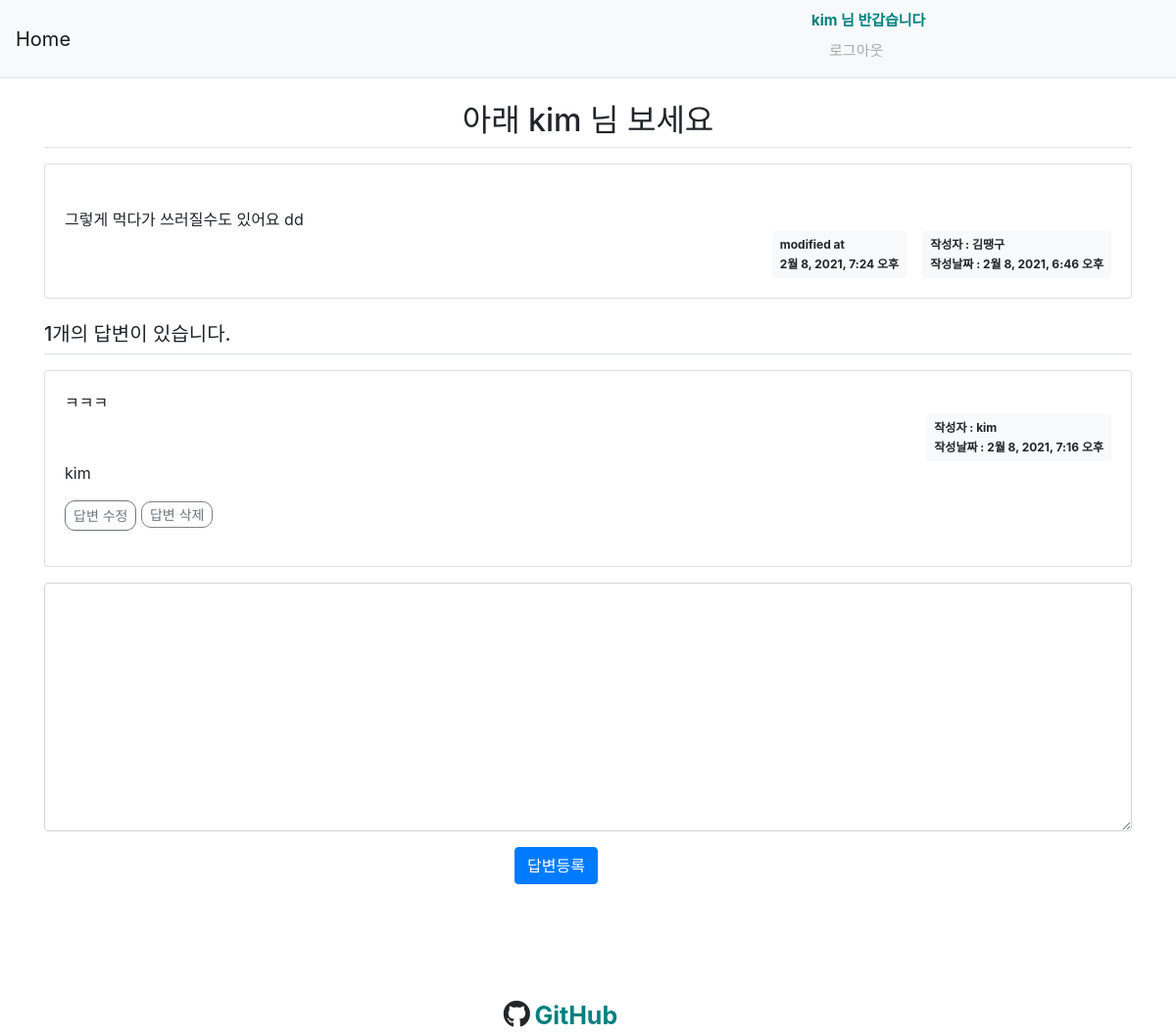
The page /233/ (signed in) on the database its author committed.
### pybo/models.py (models this page shows, shortened)
class Question(models.Model):
    subject = models.CharField(max_length=200)  # 최대 200자 까지 입력 가능
    content = models.TextField()
    create_date = models.DateTimeField()
    photo = models.ImageField(upload_to="photo")
    author = models.ForeignKey(
        User, on_delete=models.CASCADE, null=True
    )  # 계정이 삭제되면 연결된 질문 데이터 삭제
    modify_date = models.DateTimeField(null=True, blank=True)

class Answer(models.Model):
    question = models.ForeignKey(Question, on_delete=models.CASCADE)
    content = models.TextField()
    create_date = models.DateTimeField()
    author = models.ForeignKey(
        User, on_delete=models.CASCADE, null=True
    )  # 계정이 삭제되면 연결된 질문 데이터 삭제
    modify_date = models.DateTimeField(null=True, blank=True)

### pybo/views.py (the view)
# urls.py: path("<int:pk>/", views.detail, name="detail"),
def detail(request, pk):
    try:
        get_question = Question.objects.get(pk=pk)
        context = {"get_question": get_question}
    except Question.DoesNotExist:
        messages.error(request, "조회된 질문이 없습니다.")
        return redirect("pybo:index")
    return render(request, "templates/detail.html", context)

### templates/detail.html (shortened to what this page needs)
{% extends 'base.html' %}
{% load static %}
    {% block content %}
    <div class="container my-3">
        <h2 class="border-bottom py-2" style="text-align: center;"> {{get_question.subject}}</h2>
        <div class="card my-3">
            <div class="card-body">
                <div class="card-text" style="white-space: pre-line;">
                    {{get_question.content}}
                </div>
                <div class="d-flex justify-content-end">
                    {% if get_question.modify_date %}
                    <div class="badge badge-light p-2 text-left mx-3">
                        <div class="mb-2">modified at</div>
                        <div>{{ get_question.modify_date }}</div>
                    </div>
                    {% endif %}
                    <div class="badge badge-light p-2 text-left">
                        <div class="mb-2">
                            <span style="text-align: center;">작성자 :  {{ get_question.author.username }}</span>
                        </div>
                        <div>
                            <span>작성날짜 : {{ get_question.create_date }}</span>
                        </div>
                    </div>
                </div>
            </div>
        </div>
        <h5 class="border-bottom my-3 py-2">{{get_question.answer_set.count}}개의 답변이 있습니다.</h5>
        {% for answer in get_question.answer_set.all %}
            <div class="card my-3">
                <div class="card-body" >
                    <div class="card-text" style="white-space: pre-line;"> {{answer.content}} </div>
                    <div class="d-flex justify-content-end">
                        <div class="badge badge-light p-2 text-left">
                            <div class="mb-2">
                                <span>작성자 : {{ answer.author.username }}</span>
                            </div>
                            <div>
                                <span>작성날짜 : {{ answer.create_date }}</span>
                            </div>
                        </div>
                    </div>
                    {% if request.user == answer.author %}
                    {{answer.author.username}}
                        <div class="my-3">
                            <a  style="border-radius: 10px;" class="btn btn-sm btn-outline-secondary"
                            href=" {% url 'pybo:answer_modify' answer.id %} ">답변 수정</a>
                            <a  style="border-radius: 10px; border: 1px solid gray;"
                            class="delete btn-sm btn-outline-secondary" href="#"
                            data-uri= " {% url 'pybo:answer_delete' answer.id %} " >답변 삭제</a>
                        </div>
                    {% endif %}
                </div>
        </div>
        {% endfor %}
    <form action=" {% url 'pybo:answer_create' get_question.id %} " method="POST" class="my-3">
        <div class="form-group">
            <textarea {% if not user.is_authenticated %}disabled{% endif %}
              name="content" id="content" class="form-control" rows="10"></textarea>
        </div>
        <input type="submit" value="답변등록" class="btn btn-primary" style="position: relative; left: 480px;">
    </form>
    {% endblock  %}

### templates/navbar.html (shortened to what this page needs)
 <nav class="navbar navbar-expand-lg navbar-light bg-light border-bottom">
    <a class="navbar-brand" href="{% url 'pybo:index' %}">Home</a>
    <div class="collapse navbar-collapse flex-grow-0" id="navbarNav">
        <ul class="navbar-nav">
            <li class="nav-item ">
                    {% if user.is_authenticated %}
                    <span style="font-weight: bold; color: teal; margin-right: 5px;
                    position: relative; left: 740px; font-size: 15px;">{{user.username}} 님 반갑습니다</span>
                    <a style="color: darkgray; position: relative; left: 750px; font-size: 15px;"class="nav-link" href=" {% url 'common:logout' %} ">  로그아웃</a>
                     {% else %}
                    <a class="nav-link" href=" {% url 'common:login' %} ">로그인</a>
                    {% endif %}
            </li>
        </ul>
    </div>
</nav>

### rows shown on the page
Question: subject "아래 kim 님 보세요", content "그렇게 먹다가 쓰러질수도 있어요 dd", modify_date "2월 8, 2021, 7:24 오후", author.username "김땡구", create_date "2월 8, 2021, 6:46 오후", answer_set.count "1"
Answer: content "ㅋㅋㅋ", author.username "kim", create_date "2월 8, 2021, 7:16 오후"

### other values the page prints
{{ user.username }} "kim"
